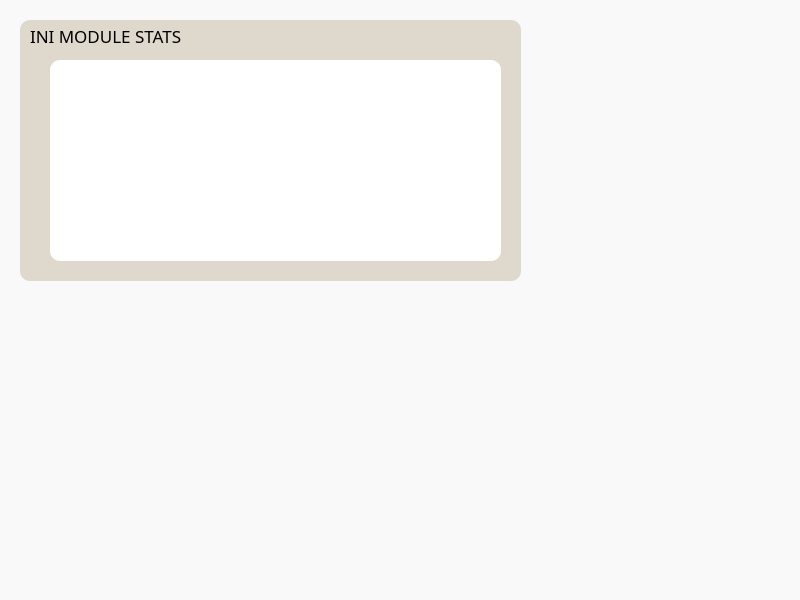
<?xml version="1.0" encoding="UTF-8"?>
<ui version="4.0">
 <class>MainWindow</class>
 <widget class="QMainWindow" name="MainWindow">
  <property name="geometry">
   <rect>
    <x>0</x>
    <y>0</y>
    <width>800</width>
    <height>600</height>
   </rect>
  </property>
  <property name="windowTitle">
   <string>MainWindow</string>
  </property>
  <property name="styleSheet">
   <string notr="true">background-color: rgb(249, 249, 249);</string>
  </property>
  <widget class="QWidget" name="centralwidget">
   <widget class="QGroupBox" name="groupBox">
    <property name="geometry">
     <rect>
      <x>20</x>
      <y>20</y>
      <width>501</width>
      <height>261</height>
     </rect>
    </property>
    <property name="sizePolicy">
     <sizepolicy hsizetype="Fixed" vsizetype="Preferred">
      <horstretch>0</horstretch>
      <verstretch>0</verstretch>
     </sizepolicy>
    </property>
    <property name="styleSheet">
     <string notr="true">border-radius:10px;
background-color: rgb(222, 217, 204);</string>
    </property>
    <property name="title">
     <string/>
    </property>
    <widget class="QTextBrowser" name="textBrowser">
     <property name="geometry">
      <rect>
       <x>30</x>
       <y>40</y>
       <width>451</width>
       <height>201</height>
      </rect>
     </property>
     <property name="sizePolicy">
      <sizepolicy hsizetype="Expanding" vsizetype="Expanding">
       <horstretch>0</horstretch>
       <verstretch>0</verstretch>
      </sizepolicy>
     </property>
     <property name="styleSheet">
      <string notr="true">background-color: rgb(255, 255, 255);
color: rgb(0, 0, 127);
border-radius:10px;</string>
     </property>
    </widget>
    <widget class="QLabel" name="label">
     <property name="geometry">
      <rect>
       <x>10</x>
       <y>0</y>
       <width>301</width>
       <height>31</height>
      </rect>
     </property>
     <property name="font">
      <font>
       <family>Franklin Gothic Book</family>
       <pointsize>13</pointsize>
      </font>
     </property>
     <property name="styleSheet">
      <string notr="true">color: rgb(0, 0, 0);</string>
     </property>
     <property name="text">
      <string>INI MODULE STATS</string>
     </property>
    </widget>
   </widget>
  </widget>
  <widget class="QMenuBar" name="menubar">
   <property name="geometry">
    <rect>
     <x>0</x>
     <y>0</y>
     <width>800</width>
     <height>21</height>
    </rect>
   </property>
  </widget>
  <widget class="QStatusBar" name="statusbar"/>
 </widget>
 <resources/>
 <connections/>
</ui>
